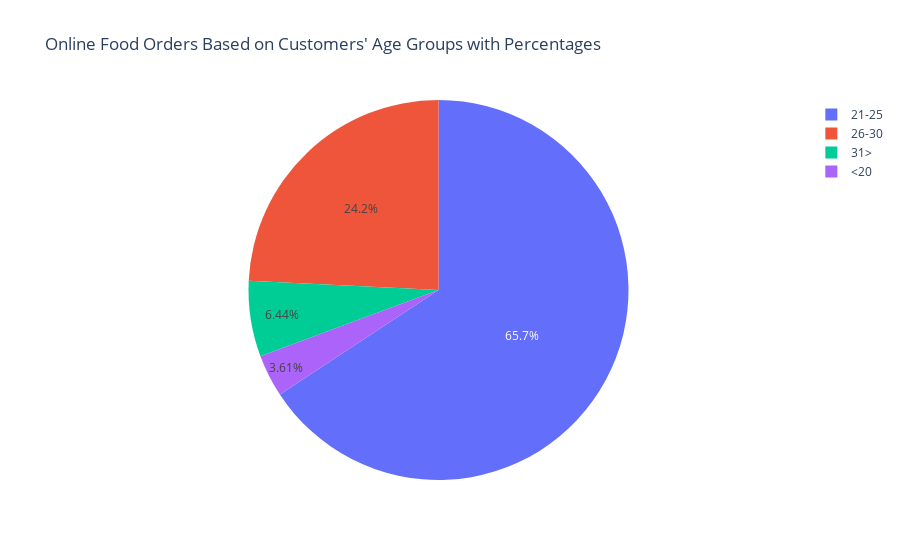

Source (notebook cell):
### Code cell
#Pie
fig = px.pie(grouped['Age'].count(),
             values=grouped['Age'].count(),
             names=grouped['Age'].count().index,
             title="Online Food Orders Based on Customers' Age Groups with Percentages")

fig.show()

### Figure 1 — Plotly figure (JSON) as saved in the notebook; plotly's stock layout.template omitted (floating-point values rounded to 4 significant figures)
{"data": [{"domain": {"x": [0, 1], "y": [0, 1]}, "hovertemplate": "Age_Group=%{label}<br>value=%{value}<extra></extra>", "labels": ["<20", "21-25", "26-30", "31>"], "legendgroup": "", "name": "", "showlegend": true, "type": "pie", "values": [14, 255, 94, 25]}], "layout": {"legend": {"tracegroupgap": 0}, "title": {"text": "Online Food Orders Based on Customers' Age Groups with Percentages"}}}
